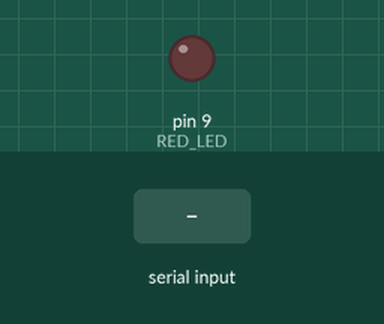
Recording of a sketch running on a simulated Arduino Uno, built with avr-gcc and run on an emulated ATmega328P. On the bench: output pins drawn as LEDs (lit = HIGH). Dashed ring = blinking. Inputs (shaded band) come from the test bench. What the sketch prints to the serial monitor is not drawn.

Above: at 1.2 s.
1.3 s: "90,45\n" received over Serial
At 1.7 s:
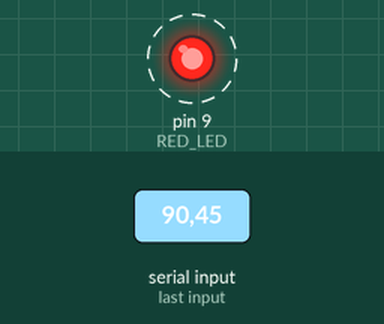
Timing chart, 0 to 10.3 s (numbered marks = the images above; inputs shaded):
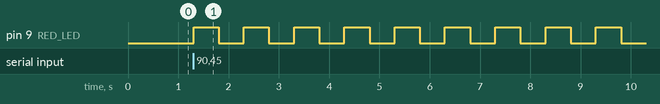

Measured:
- after the input at 1.3 s, pin 9 (RED_LED): alternates HIGH for 0.50 s and LOW for 0.50 s, starting at once

The sketch:

serial_input.ino
```cpp
int number;
String question = "How many blinks do you want?: ";
int i = 1;
int timeInMs = 500;
int RED_LED = 9;

void setup() {

    Serial.begin(9600);
    pinMode(RED_LED, OUTPUT);
}

void loop() {

    Serial.print(question);

    while (Serial.available() == 0) {

    }

    number = Serial.parseInt();

    for (; i <= number; i++) {
        digitalWrite(RED_LED, HIGH);
        delay(timeInMs);
        digitalWrite(RED_LED, LOW);
        delay(timeInMs);
    }
}
```
